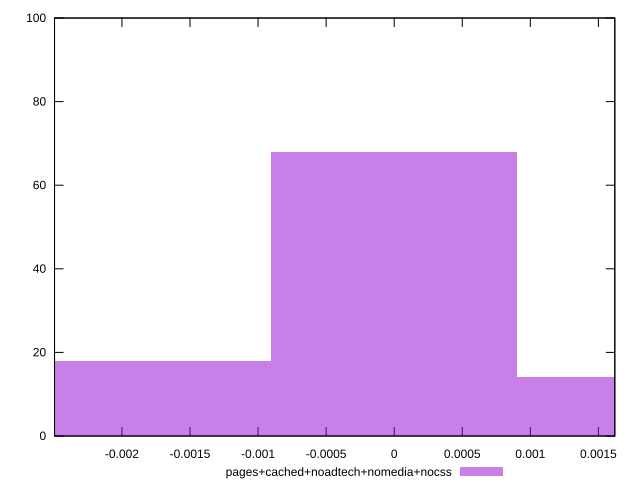

Here is the gnuplot script that generated this plot:
reset

$pagesCachedNoadtechNomediaNocss <<EOF
0 68
-0.0018071817245275447 18
0.0018071817245275447 14
EOF

set key outside below
set boxwidth 0.0018071817245275447
set xrange [-0.0024952023189295904:0.0016207967303063287]
set yrange [0:100]
set trange [0:100]
set style fill transparent solid 0.5 noborder
set terminal svg size 640, 490 enhanced background rgb 'white'
set output "report_00011_2021-02-09T10:53:21.242Z/meta/pScore-difference/comparison/histogram/4_vs_5.svg"

plot $pagesCachedNoadtechNomediaNocss title "pages+cached+noadtech+nomedia+nocss" with boxes

reset
